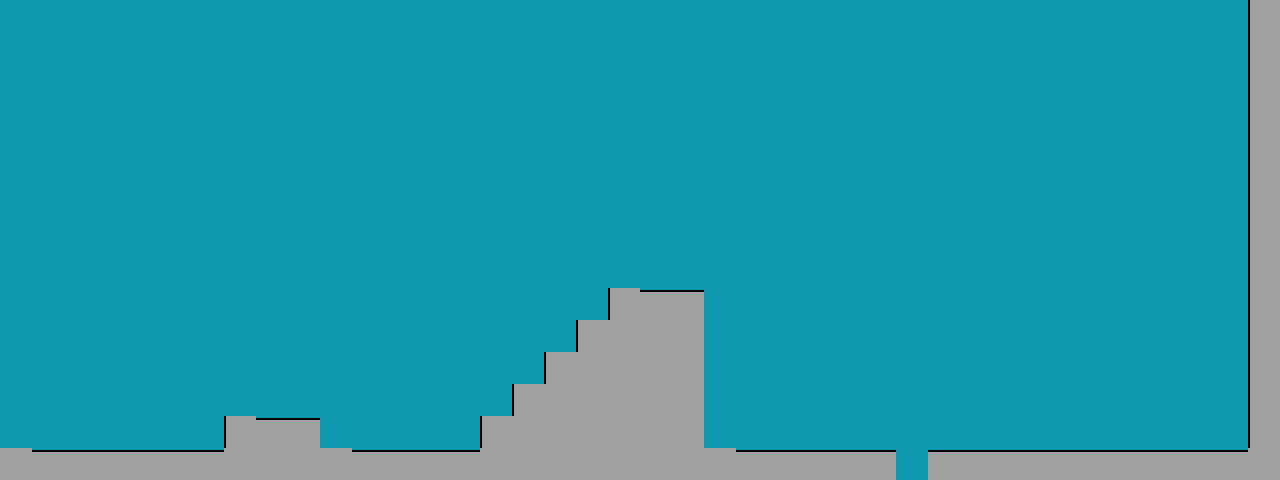

A 2D game scene composited from a Tiled map and its tileset images. What follows is a short description and the map's XML, with each tile layer's data collapsed to a summary:
An orthogonal 40x15 tile map with 32x32 px tiles, 2 tile layers (background, foreground).

<map version="1.0" orientation="orthogonal" width="40" height="15" tilewidth="32" tileheight="32" backgroundcolor="#405480">
 <tileset firstgid="1" name="testing" tilewidth="32" tileheight="32">
  <image source="../img/map/testing.png" width="512" height="512" />
 </tileset>
 <layer name="background" width="40" height="15">
  <data>[600 cells, 600 non-empty, 1 distinct tile ids]</data>
 </layer>
 <layer name="foreground" width="40" height="15">
  <data>[600 cells, 101 non-empty, 4 distinct tile ids]</data>
 </layer>
</map>
